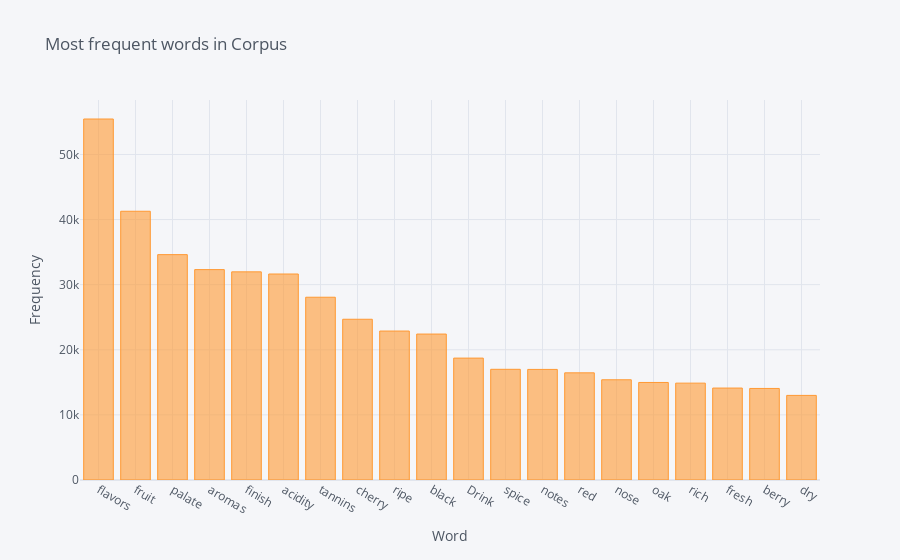

The notebook cell saved with this chart:
### Code cell
# Assuming you have the "words" DataFrame
words.set_index('Word')['Frequency'].head(20).iplot(kind='bar', title='Most frequent words in Corpus', yTitle='Frequency', xTitle='Word')

### Figure 1 — Plotly figure (JSON) as saved in the notebook; plotly's stock layout.template omitted (floating-point values rounded to 4 significant figures)
{"data": [{"marker": {"color": "rgba(255, 153, 51, 0.6)", "line": {"color": "rgba(255, 153, 51, 1.0)", "width": 1}}, "name": "Frequency", "orientation": "v", "text": "", "type": "bar", "x": ["flavors", "fruit", "palate", "aromas", "finish", "acidity", "tannins", "cherry", "ripe", "black", "Drink", "spice", "notes", "red", "nose", "oak", "rich", "fresh", "berry", "dry"], "y": [55443, 41273, 34613, 32311, 31968, 31637, 28072, 24688, 22878, 22414, 18721, 17001, 16985, 16460, 15393, 14980, 14876, 14120, 14062, 12993]}], "layout": {"autosize": true, "legend": {"bgcolor": "#F5F6F9", "font": {"color": "#4D5663"}}, "paper_bgcolor": "#F5F6F9", "plot_bgcolor": "#F5F6F9", "title": {"font": {"color": "#4D5663"}, "text": "Most frequent words in Corpus"}, "xaxis": {"autorange": true, "gridcolor": "#E1E5ED", "range": [-0.5, 19.5], "showgrid": true, "tickfont": {"color": "#4D5663"}, "title": {"font": {"color": "#4D5663"}, "text": "Word"}, "type": "category", "zerolinecolor": "#E1E5ED"}, "yaxis": {"autorange": true, "gridcolor": "#E1E5ED", "range": [0, 58360.0], "showgrid": true, "tickfont": {"color": "#4D5663"}, "title": {"font": {"color": "#4D5663"}, "text": "Frequency"}, "type": "linear", "zerolinecolor": "#E1E5ED"}}}
